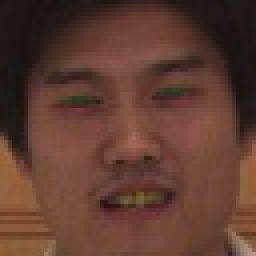
#> input picture FaceIdentify2.0/data/otherFace/1060.jpg, 64 x 64 px, given as the content of the folder D:/FaceData/data/face_source, which was not available (shown 4 times larger)
$ python face_dispose.py
#> lines starting #> are read from the running program, lines starting #| are printed output that depends on the picture; pictures that were not available may be replaced by others from this repository, and a replacement may not be noted
import sys,os,cv2
# author TELILS


# 处理不同格式的外源图片
def dispose():
    input_path=r'D:\FaceData\data\face_source'
    output_dir=r'D:\FaceData\data\train\otherFace'

    if not os.path.exists(output_dir):
        os.makedirs(output_dir)

    # 获取分类器
    haar = cv2.CascadeClassifier(r'C:\Users\ASUS\Anaconda3\envs\tensorflow\Lib\site-packages\cv2\data\haarcascade_frontalface_default.xml')

    index=1
    # 返回路径，文件夹名称，文件名称
    for (path,dirnames,filenames) in os.walk(input_path):
        for filename in filenames:
            if filename.endswith('.bmp') or filename.endswith('.jpg') or filename.endswith('.gif'):
            # if filename.endswith('.gif'):
                print('being processed picture %s'% str(index))
                img_path=path+'/'+filename

                # 从文件中读取图片
                img=cv2.imread(img_path)
#> img is the input picture: shape (64, 64, 3); mean B, G, R 48.8, 60.9, 95.1
                # 转为灰度图片
                # gray_img=cv2.cvtColor(img,cv2.COLOR_BGR2GRAY)
                # 使用haar进行人脸检测
                faces=haar.detectMultiScale(img,1.3,5)
#> faces = [[6, 4, 53, 53]]
                if len(faces) != 0:
                    for f_x,f_y,f_w,f_h in faces:
                        face = img[f_y:f_y+f_h,f_x:f_x+f_w]
                        # 统一保存为64*64格式
                        f = cv2.resize(face,(64,64))
#> this loop made 1 pass
#> pass 1, in dispose, `face = img[f_y:f_y+f_h,f_x:f_x+f_w]`:
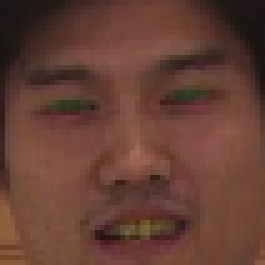
#> face: shape (53, 53, 3) (shown 5 times larger); mean B, G, R 52.2, 63.6, 101

                # cv2.imshow('img',face)

            # image = relight(gray_img,random.uniform(0.5,1.5),random.randint(-50,50))
                if type(f) == None:
                    pass
                else :
                    cv2.imwrite(output_dir+'/'+'oth'+str(index)+'.jpg',f)
                    index = index + 1
                    if index == 10000:
                        sys.exit(0)
                        key=cv2.waitKey(30)&0xff
                        if key == 27:
                            sys.exit(0)


if __name__ == "__main__":
    dispose()

$ run again, on FaceIdentify2.0/data/otherFace/206.jpg
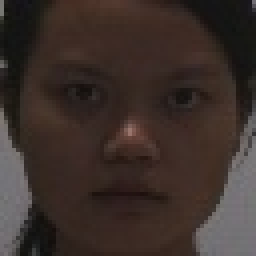
#> input picture FaceIdentify2.0/data/otherFace/206.jpg, 64 x 64 px, given as the content of the folder D:/FaceData/data/face_source, which was not available (shown 4 times larger)
#> in dispose, img is the input picture: shape (64, 64, 3); mean B, G, R 42.8, 47.6, 59.7
#> faces = [[6, 8, 53, 53]]
#> the loop in dispose, `for f_x,f_y,f_w,f_h in faces:` made 1 pass
#> pass 1, in dispose, `face = img[f_y:f_y+f_h,f_x:f_x+f_w]`:
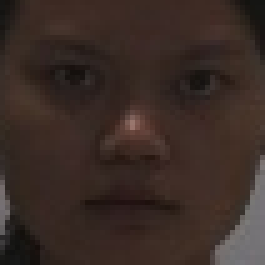
#> face: shape (53, 53, 3) (shown 5 times larger); mean B, G, R 38.2, 43.7, 58.2

$ run again, on FaceIdentify2.0/data/otherFace/2170.jpg
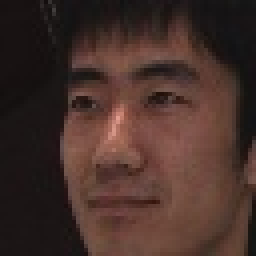
#> input picture FaceIdentify2.0/data/otherFace/2170.jpg, 64 x 64 px, given as the content of the folder D:/FaceData/data/face_source, which was not available (shown 4 times larger)
#> in dispose, img is the input picture: shape (64, 64, 3); mean B, G, R 42.1, 48, 70
#> faces = [[5, 6, 53, 53]]
#> the loop in dispose, `for f_x,f_y,f_w,f_h in faces:` made 1 pass
#> pass 1, in dispose, `face = img[f_y:f_y+f_h,f_x:f_x+f_w]`:
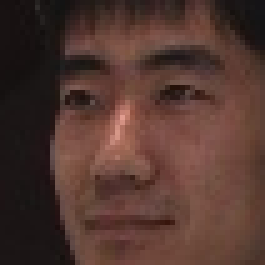
#> face: shape (53, 53, 3) (shown 5 times larger); mean B, G, R 48, 55.2, 82.3

$ run again, on FaceIdentify2.0/data/otherFace/2256.jpg
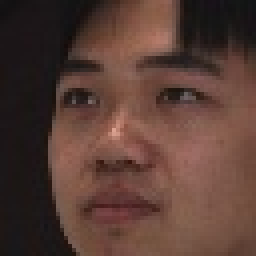
#> input picture FaceIdentify2.0/data/otherFace/2256.jpg, 64 x 64 px, given as the content of the folder D:/FaceData/data/face_source, which was not available (shown 4 times larger)
#> in dispose, img is the input picture: shape (64, 64, 3); mean B, G, R 53.2, 61.3, 88.3
#> faces = [[5, 4, 53, 53]]
#> the loop in dispose, `for f_x,f_y,f_w,f_h in faces:` made 1 pass
#> pass 1, in dispose, `face = img[f_y:f_y+f_h,f_x:f_x+f_w]`:
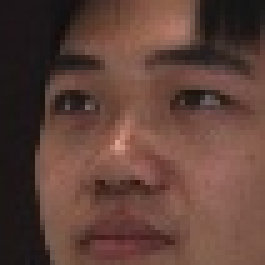
#> face: shape (53, 53, 3) (shown 5 times larger); mean B, G, R 57.4, 66.1, 95.9
